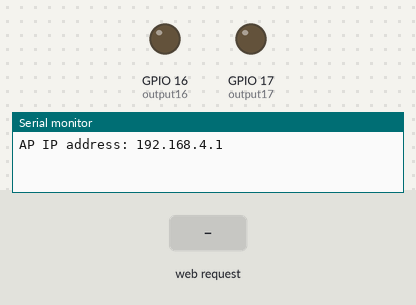
Simulated run of this sketch. Board: ESP32. On the bench: output pins drawn as LEDs (lit = HIGH), the last lines printed to the serial monitor. The inputs (shaded band) are chosen by the test bench. WiFi joins after 1.5 s; servers stay silent unless stated.

Above: at 1.2 s.
1.3 s: HTTP request GET /16/on received
At 1.9 s:
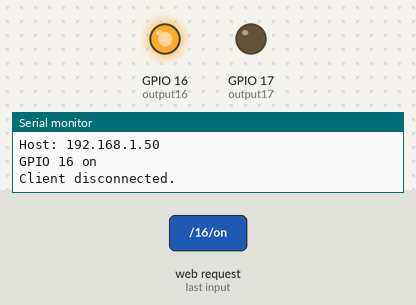
2.8 s: HTTP request GET /17/on received
At 4.0 s:
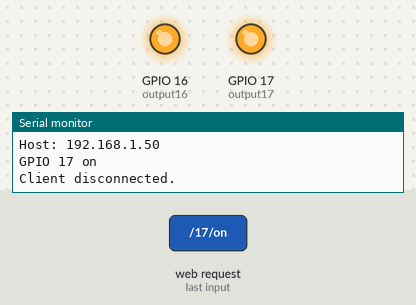
4.3 s: HTTP request GET /16/off received
At 5.4 s:
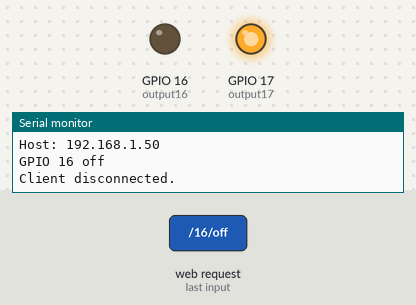
5.8 s: HTTP request GET /17/off received
At 6.5 s:
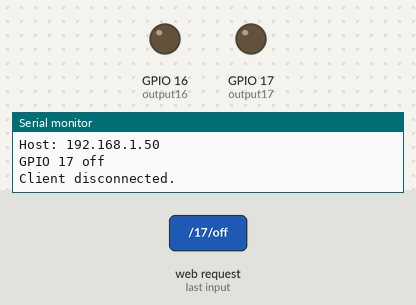
Timing chart, 0 to 8.3 s (numbered marks = the images above; inputs shaded):
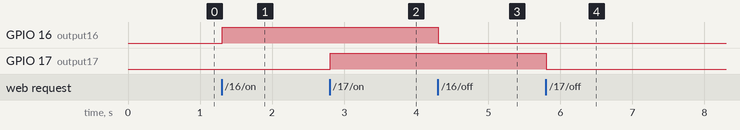

Measured:
- after the input at 1.3 s, GPIO 16 (output16): LOW → HIGH at once
- after the input at 2.8 s, GPIO 17 (output17): LOW → HIGH at once
- after the input at 4.3 s, GPIO 16 (output16): HIGH → LOW at once
- after the input at 5.8 s, GPIO 17 (output17): HIGH → LOW at once

The sketch:

task07-2.ino
```cpp
// IoT07-1 ESP32 WebServer
#define SWAP 1 // sw access point
// Load Wi-Fi library
#include <WiFi.h>
// Replace with your network credentials

const char* ssid = "ESP32-AP";
const char* password = "123456789"; // password should be long!!
//#else//const char* ssid = "hotspot";
//const char* password = "asdf1234";
//#endif
// Set web server port number to 80
WiFiServer server(80);
// Variable to store the HTTP request
String header;
// Auxiliar variables to store the current output state
String output16State = "off";
String output17State = "off";
// Assign output variables to GPIO pins
const int output16 = 16;
const int output17 = 17;
// Current time
unsigned long currentTime = millis();
// Previous time
unsigned long previousTime = 0;
// Define timeout time in milliseconds (example: 2000ms = 2s)
const long timeoutTime = 2000;
void setup() {
Serial.begin(115200);
// Initialize the output variables as outputs
pinMode(output16, OUTPUT);
pinMode(output17, OUTPUT);
// Set outputs to LOW
digitalWrite(output16, LOW);
digitalWrite(output17, LOW);
//#if SWAP
WiFi.softAP(ssid, password);
IPAddress IP = WiFi.softAPIP();
Serial.print("AP IP address: ");
Serial.println(IP);
server.begin();
// Connect to Wi-Fi network with SSID and password
//Serial.print("Connecting to ");
//Serial.println(ssid);
//WiFi.mode(WIFI_STA);
//WiFi.begin(ssid, password);
//while (WiFi.status() != WL_CONNECTED) {
//delay(500);
//Serial.print(".");

// Print local IP address and start web server
//Serial.println("");
//Serial.println("WiFi connected.");
//Serial.println("IP address: ");
//Serial.println(WiFi.localIP());
//#endif

}

void loop(){
WiFiClient client = server.available(); // Listen for incoming clients
if (client) { // If a new client connects,
currentTime = millis();
previousTime = currentTime;
Serial.println("New Client."); // print a message out in the serial port
String currentLine = ""; // make a String to hold incoming data from the client
while (client.connected() && currentTime - previousTime <= timeoutTime) { // loop while the client's connected
currentTime = millis();
if (client.available()) { // if there's bytes to read from the client,
char c = client.read(); // read a byte, then
Serial.write(c); // print it out the serial monitor
header += c;
if (c == '\n') { // if the byte is a newline character
// if the current line is blank, you got two newline characters in a row.
// that's the end of the client HTTP request, so send a response:
if (currentLine.length() == 0) {
// HTTP headers always start with a response code (e.g. HTTP/1.1 200 OK)
// and a content-type so the client knows what's coming, then a blank line:
client.println("HTTP/1.1 200 OK");
client.println("Content-type:text/html");
client.println("Connection: close");
client.println();
// turns the GPIOs on and off
if (header.indexOf("GET /16/on") >= 0) {
Serial.println("GPIO 16 on");
output16State = "on";
digitalWrite(output16, HIGH);
} else if (header.indexOf("GET /16/off") >= 0) {
Serial.println("GPIO 16 off");
output16State = "off";
digitalWrite(output16, LOW);
} else if (header.indexOf("GET /17/on") >= 0) {
Serial.println("GPIO 17 on");
output17State = "on";
digitalWrite(output17, HIGH);
} else if (header.indexOf("GET /17/off") >= 0) {
Serial.println("GPIO 17 off");
output17State = "off";
digitalWrite(output17, LOW);
}
// Display the HTML web page
client.println("<!DOCTYPE html><html>");
client.println("<head><meta name=\"viewport\" content=\"width=device-width, initial-scale=1\">");
client.println("<link rel=\"icon\" href=\"data:,\">");
// CSS to style the on/off buttons
// Feel free to change the background-color and font-size attributes to fit your preferences
client.println("<style>html { font-family: Helvetica; display: inline-block; margin: 0px auto; text-align: center;}");
client.println(".button { background-color: #4CAF50;border: none; color: white; padding: 16px 40px;");
client.println("text-decoration: none; font-size: 30px; margin: 2px; cursor: pointer;}");
client.println(".button2 {background-color: #555555;}</style></head>");
// Web Page Heading
client.println("<body><h1>ESP32 Web Server</h1>");
// Display current state, and ON/OFF buttons for GPIO 16
client.println("<p>GPIO 16 - State " + output16State + "</p>");
// If the output16State is off, it displays the ON button
if (output16State=="off") {
client.println("<p><a href=\"/16/on\"><button class=\"button\">ON</button></a></p>");
} else {
client.println("<p><a href=\"/16/off\"><button class=\"button button2\">OFF</button></a></p>");
}
// Display current state, and ON/OFF buttons for GPIO 17
client.println("<p>GPIO 17 - State " + output17State + "</p>");
// If the output17State is off, it displays the ON button
if (output17State=="off") {
client.println("<p><a href=\"/17/on\"><button class=\"button\">ON</button></a></p>");
} else {
client.println("<p><a href=\"/17/off\"><button class=\"button button2\">OFF</button></a></p>");
}
client.println("</body></html>");
// The HTTP response ends with another blank line
client.println();
// Break out of the while loop
break;
} //** if (currentLine.length() == 0) {
else { // if you got a newline, thens clear currentLine
currentLine = "";
}
} //** if (c == '\n') {
else if (c != '\r') { // if you got anything else but a carriage return character,
currentLine += c; // add it to the end of the currentLine
}
} //* if (client.available()) {
} //** while
// Clear the header variable
header = "";
// Close the connection
client.stop();
Serial.println("Client disconnected.");
Serial.println("");
} //** if (client) {
} //** loop() {
```
